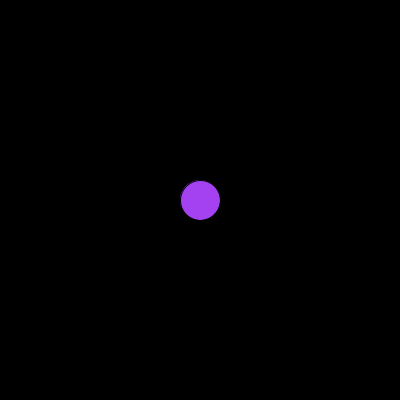
Frame 1 (no input)
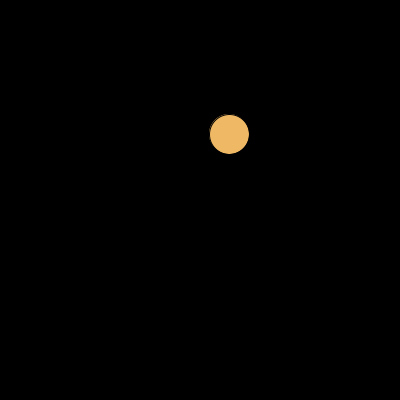
Frame 60 (the mouse pressed at the canvas centre just before this capture)
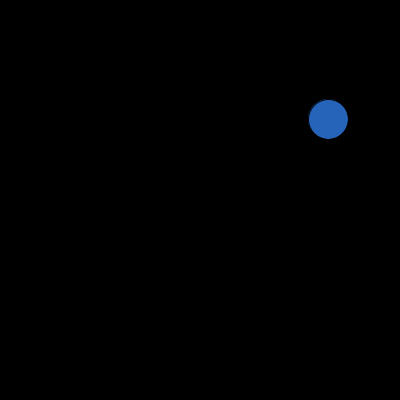
Frame 120 (the mouse held since frame 60 and released just before this capture)

The Processing sketch that drew these frames (run headless with seeded random() and noise(); from frame 60 on, the mouse is pressed at the canvas centre):

// Processing sketch: Uppgift_3a
// ── Uppgift_3a.pde
int bolls = (40);
int bollx = (200);
int bolly = (200);

void setup(){
  size(400, 400);
}

void draw(){
  fill (0, 0, 0);
  rect (0, 0, 400, 400);
  fill (random(0, 255), random(0, 255), random(0, 255));
  ellipse(bollx, bolly, bolls, bolls);
  bollx += random(-20, 20);
  bolly += random(-20, 20);
}
